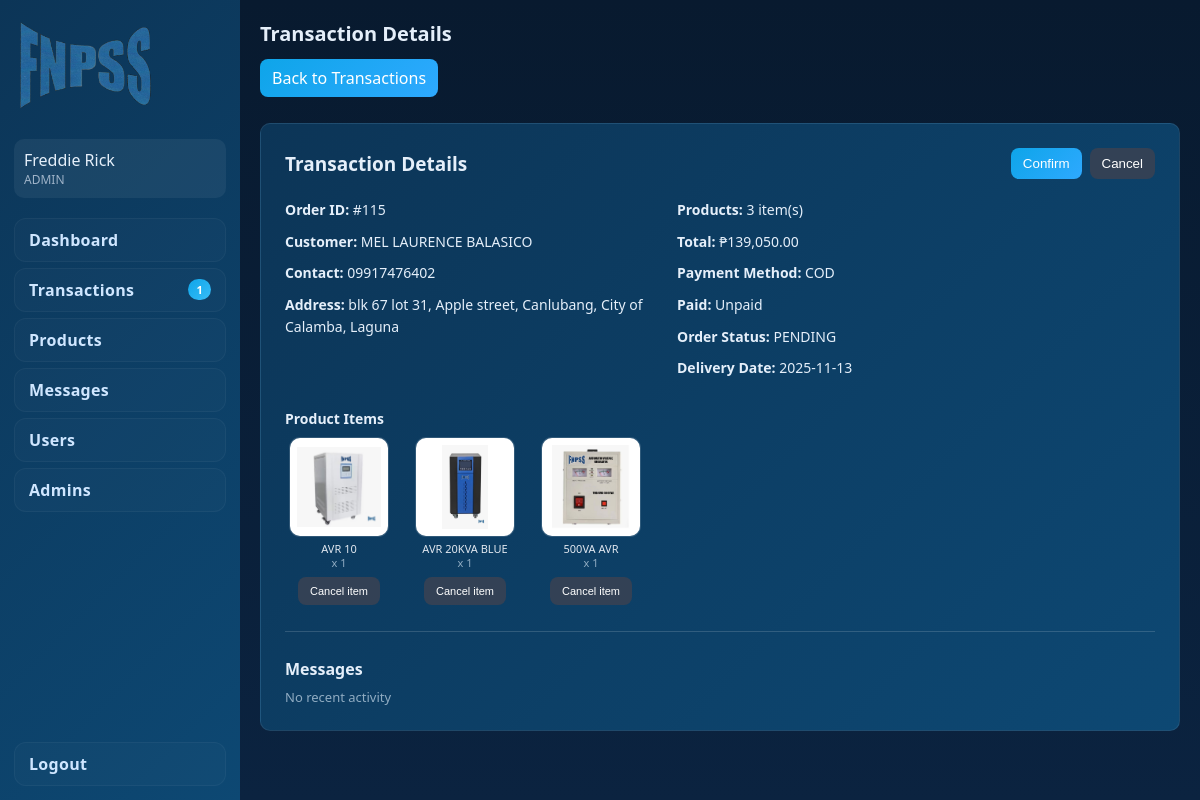
The page /admin/order_view.php?id=115 (signed in) on the database its author committed.
### tables this page shows
CREATE TABLE `orders` (
  `order_id` int(11) NOT NULL,
  `customer_name` varchar(100) NOT NULL,
  `contact_number` varchar(20) NOT NULL,
  `delivery_location` text NOT NULL,
  `payment_method` enum('COD') NOT NULL DEFAULT 'COD',
  `product_name` varchar(255) NOT NULL,
  `quantity` int(11) NOT NULL,
  `total_price` decimal(10,2) NOT NULL,
  `delivery_date` date NOT NULL,
  `created_at` timestamp NOT NULL DEFAULT current_timestamp(),
  `updated_at` timestamp NOT NULL DEFAULT current_timestamp() ON UPDATE current_timestamp(),
  `user_id` int(11) DEFAULT NULL,
  `customer_email` varchar(255) DEFAULT NULL,
  `is_paid` tinyint(1) DEFAULT 0,
  `order_status` enum('pending','confirmed','shipped','delivered','cancelled') NOT NULL DEFAULT 'pending',
  `shipping_region` varchar(32) DEFAULT NULL,
  `delivery_span_days` int(11) NOT NULL DEFAULT 3
);

CREATE TABLE `order_items` (
  `id` int(11) NOT NULL,
  `order_id` int(11) NOT NULL,
  `product_id` int(11) DEFAULT NULL,
  `product_name` varchar(255) NOT NULL,
  `product_image` varchar(255) DEFAULT NULL,
  `quantity` int(11) NOT NULL,
  `unit_price` decimal(10,2) NOT NULL,
  `total_price` decimal(10,2) NOT NULL,
  `created_at` timestamp NOT NULL DEFAULT current_timestamp(),
  `serial_number` varchar(64) DEFAULT NULL,
  `warranty_start` date DEFAULT NULL,
  `warranty_end` date DEFAULT NULL,
  `warranty_duration_days` int(11) NOT NULL DEFAULT 365,
  `receipt` text DEFAULT NULL
);

### config/db.php (called while the page is built, shortened)
<?php
$DB = [
    'host' => getenv('DB_HOST') ?: '127.0.0.1',
    'port' => (int)(getenv('DB_PORT') ?: 3307),
    'name' => getenv('DB_NAME') ?: 'avr_db',
    'user' => getenv('DB_USER') ?: 'root',
    'pass' => getenv('DB_PASS') !== false ? getenv('DB_PASS') : ''
];
function db(): PDO {
    static $pdo = null;
    if ($pdo instanceof PDO) return $pdo;
    global $DB;
    $hosts = array_unique([$DB['host'], '127.0.0.1', 'localhost']);
    $ports = array_unique([(int)$DB['port'], 3306, 3307]);
    $opts = [
        PDO::ATTR_ERRMODE => PDO::ERRMODE_EXCEPTION,
        PDO::ATTR_DEFAULT_FETCH_MODE => PDO::FETCH_ASSOC,
        PDO::ATTR_EMULATE_PREPARES => false,
    ];
    foreach ($hosts as $h) {
        foreach ($ports as $p) {
            $dsn = sprintf('mysql:host=%s;port=%d;dbname=%s;charset=utf8mb4', $h, $p, $DB['name']);
            try {
                $pdo = new PDO($dsn, $DB['user'], $DB['pass'], $opts);
                return $pdo;
            } catch (Throwable $e) {
                $lastErr = $e;
            }
        }
    }
    throw new PDOException('Database connection failed: no hosts/ports available');
}
?>

### includes/functions.php (called while the page is built, shortened)
<?php
require_once __DIR__ . '/../config/db.php';
function ensure_warranty_records_for_order(int $orderId): void {
    try {
        $o = get_order($orderId); if(!$o) return; $userId = (int)($o['user_id'] ?? 0) ?: null;
        $items = get_order_items($orderId);
    } catch (Throwable $e) {  }
}
function product_image_url($path): string {
    $base = dirname(__DIR__);
    $public_prefix = BASE_URL ?: '';
    $p = str_replace('\\', '/', trim((string)$path));
    $sub = preg_replace('#^(?:/?picture products/)+#i', '', $p);
    $sub = ltrim($sub, '/');
    $sub = str_replace(['..', '\\'], ['', '/'], $sub);
    $existingRel = 'assets/images/' . $sub;
    $existingAbs = $base . '/' . $existingRel;
    if (file_exists($existingAbs) && is_file($existingAbs)) {
        return $public_prefix . '/' . $existingRel;
    }
    $destRel = 'assets/images/products/' . $sub;
    return $public_prefix . '/' . $destRel;
}
function get_order(int $orderId) {
    $stmt = db()->prepare('SELECT * FROM orders WHERE order_id = :oid LIMIT 1');
    $stmt->execute([':oid'=>$orderId]);
    return $stmt->fetch();
}
function get_order_items(int $orderId): array {
    $stmt = db()->prepare('SELECT * FROM order_items WHERE order_id = :oid ORDER BY id ASC');
    $stmt->execute([':oid'=>$orderId]);
    return $stmt->fetchAll();
}
function h($s): string { return htmlspecialchars((string)$s, ENT_QUOTES, 'UTF-8'); }
function order_messages(int $orderId): array {
    $stmt = db()->prepare('SELECT * FROM order_messages WHERE order_id = :o ORDER BY id ASC');
    $stmt->execute([':o'=>$orderId]);
    return $stmt->fetchAll();
}
?>

### admin/order_view.php (the view, shortened to what this page needs)
<?php
require_once __DIR__ . '/../includes/functions.php';
require_once __DIR__ . '/ui.php';
$id = isset($_GET['id']) ? (int)$_GET['id'] : 0;
$order = $id ? get_order($id) : null;
$items = get_order_items($id);
$msgs = function_exists('order_messages') ? order_messages($id) : [];
?>
<div style="max-width:980px;margin:0 auto">
  <a class="btn" href="<?= BASE_URL ?>/admin/admin_orders.php" style="margin-bottom:20px;display:inline-block">Back to Transactions</a>
  <div style="background:linear-gradient(135deg,#0c3557,#0d4873);border:1px solid rgba(255,255,255,.08);border-radius:10px;padding:24px;position:relative;overflow:hidden;margin-top:6px">
  <div style="display:flex;justify-content:space-between;align-items:center;margin:0 0 20px 0;gap:12px;flex-wrap:wrap">
    <div style="font-weight:600;font-size:19px">Transaction Details</div>
    <div style="margin-left:auto;display:flex;gap:8px;align-items:center">
      <?php if($order['order_status'] === 'pending'): ?>
        <form method="post" action="<?= BASE_URL ?>/admin/admin_orders.php" style="display:inline-block;margin:0">
          <button class="btn">Confirm</button>
        </form>
        <form method="post" action="<?= BASE_URL ?>/admin/admin_orders.php" onsubmit="return confirm('Cancel this order?');" style="display:inline-block;margin:0">
          <button class="btn secondary">Cancel</button>
        </form>
      <?php else: ?>
        <a class="btn" href="<?= BASE_URL ?>/admin/admin_orders.php">Back</a>
      <?php endif; ?>
    </div>
  </div>
  <div class="ov-grid" style="display:grid;grid-template-columns:1fr 1fr;gap:24px;max-width:760px;font-size:14px;line-height:1.55">
      <div>
        <div style="margin:0 0 10px 0"><span style="font-weight:600">Order ID:</span> #<?= (int)$order['order_id']; ?></div>
        <div style="margin:0 0 10px 0"><span style="font-weight:600">Customer:</span> <?= h(strtoupper($order['customer_name'])); ?></div>
        <div style="margin:0 0 10px 0"><span style="font-weight:600">Contact:</span> <?= h($order['contact_number']); ?></div>
        <div style="margin:0 0 10px 0"><span style="font-weight:600">Address:</span> <?= h($order['delivery_location']); ?></div>
      </div>
      <div>
        <div style="margin:0 0 10px 0"><span style="font-weight:600">Products:</span> <?= count($items); ?> item(s)</div>
        <div style="margin:0 0 10px 0"><span style="font-weight:600">Total:</span> <?= CURRENCY . number_format($order['total_price'],2); ?></div>
        <div style="margin:0 0 10px 0"><span style="font-weight:600">Payment Method:</span> <?= h($order['payment_method']); ?></div>
        <div style="margin:0 0 10px 0"><span style="font-weight:600">Paid:</span> <?= $order['is_paid']? 'Paid':'Unpaid'; ?></div>
        <div style="margin:0 0 10px 0"><span style="font-weight:600">Order Status:</span> <?= h(strtoupper($order['order_status'])); ?></div>
        <div style="margin:0 0 10px 0"><span style="font-weight:600">Delivery Date:</span> <?= h($order['delivery_date'] ?: '-'); ?></div>
      </div>
    </div>
    <?php if($items): ?>
      <div style="margin-top:20px;font-weight:600;font-size:14px">Product Items</div>
      <div style="display:flex;flex-wrap:wrap;gap:18px;margin-top:10px">
        <?php foreach($items as $it): $img=product_image_url($it['product_image']); ?>
          <div style="width:108px;text-align:center;font-size:11px;line-height:1.3">
            <div style="width:98px;height:98px;background:#fff;border-radius:10px;display:flex;align-items:center;justify-content:center;margin:0 auto 6px;box-shadow:0 0 0 1px rgba(255,255,255,.15)">
              <img src="<?= h($img); ?>" alt="" style="max-width:84px;max-height:84px;object-fit:contain">
            </div>
            <div style="color:#e2e8f0;white-space:nowrap;overflow:hidden;text-overflow:ellipsis" title="<?= h($it['product_name']); ?>"><?= h($it['product_name']); ?></div>
            <div style="color:#90acc2;font-size:11px">x <?= (int)$it['quantity']; ?></div>
            <?php
              ensure_warranty_records_for_order((int)$order['order_id']);
            ?>
            <?php if (in_array($order['order_status'], ['pending','confirmed'])): ?>
              <button type="button" class="btn secondary admin-cancel-item" data-item-id="<?= (int)$it['id']; ?>" data-order-id="<?= (int)$order['order_id']; ?>" style="margin-top:6px;font-size:11px">Cancel item</button>
            <?php endif; ?>
          </div>
        <?php endforeach; ?>
      </div>
    <?php endif; ?>
    <hr style="margin:26px 0;border:0;border-top:1px solid rgba(255,255,255,.15)">
    <div style="font-weight:600;margin-bottom:8px">Messages</div>
    <?php if(!$msgs): ?>
      <div style="font-size:13px;color:#90acc2">No recent activity</div>
    <?php else: foreach($msgs as $m): ?>
      <div style="padding:10px 0;border-bottom:1px solid rgba(255,255,255,.08)">
        <div style="font-size:13px;white-space:pre-wrap;line-height:1.4;color:#e2e8f0;"><?= h($m['message']); ?></div>
        <div style="font-size:11px;color:#89a6bb;margin-top:3px;"><?= h(date('M d, Y H:i', strtotime($m['created_at']))); ?></div>
      </div>
    <?php endforeach; endif; ?>
  </div>
</div>

### admin/ui.php (style rules this page uses)
:root { --bg:#081a2f;--bg2:#0b2340;--side:#0b2746;--panel:#0d2d52;--card:rgba(255,255,255,.06);--txt:#e5effa;--mut:#9fb3c8;--blue:#0ea5e9;--blue2:#2ea9ff }
* { box-sizing:border-box }
html,body { height:100% }
body { margin:0;overflow-x:hidden;background:linear-gradient(180deg,var(--bg),var(--bg2));color:var(--txt);font-family:system-ui,-apple-system,Segoe UI,Roboto,Arial,sans-serif }
img,video { max-width:100%;height:auto }
a { color:#9fd3ff;text-decoration:none }
.btn { appearance:none;border:0;border-radius:8px;background:linear-gradient(135deg,var(--blue),var(--blue2));color:#fff;padding:8px 12px;cursor:pointer }
.btn.secondary { background:#334155 }

### rows shown on the page
orders: order_id "115", customer_name "MEL LAURENCE BALASICO", contact_number "09917476402", delivery_location "blk 67 lot 31, Apple street, Canlubang, City of Calamba, Laguna", total_price "139,050.00", payment_method "COD", order_status "PENDING", delivery_date "2025-11-13"
order_items: product_image (picture), product_name "AVR 10", quantity "1"
order_items: product_image (picture), product_name "AVR 20KVA BLUE", quantity "1"
order_items: product_image (picture), product_name "500VA AVR", quantity "1"

### other values the page prints
$user['name'] "Freddie Rick"
$label "Dashboard"
$label "Transactions"
$count "1"
$label "Products"
$label "Messages"
$label "Users"
$label "Admins"
$title "Transaction Details"
count($items) "3"
CURRENCY "₱"
